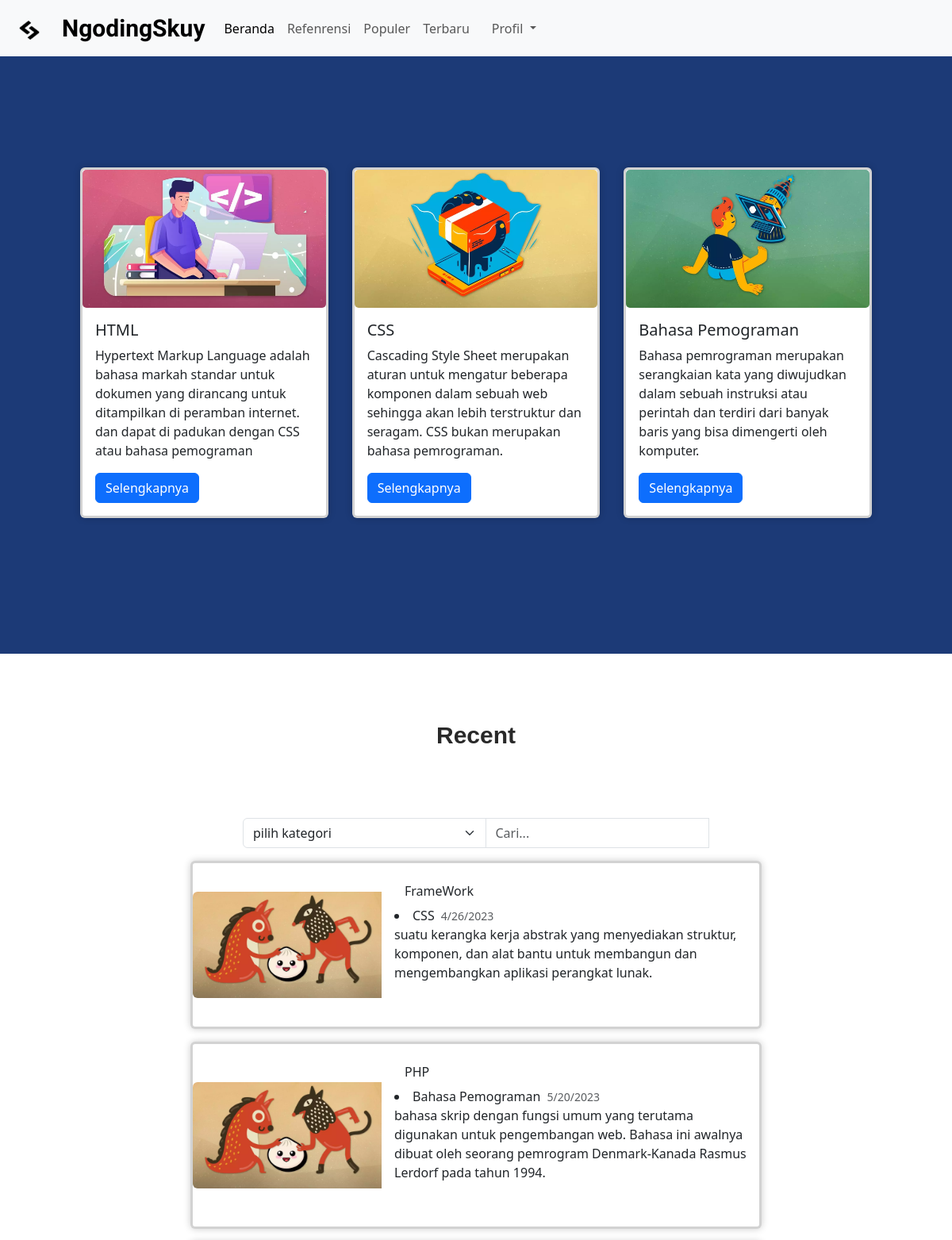
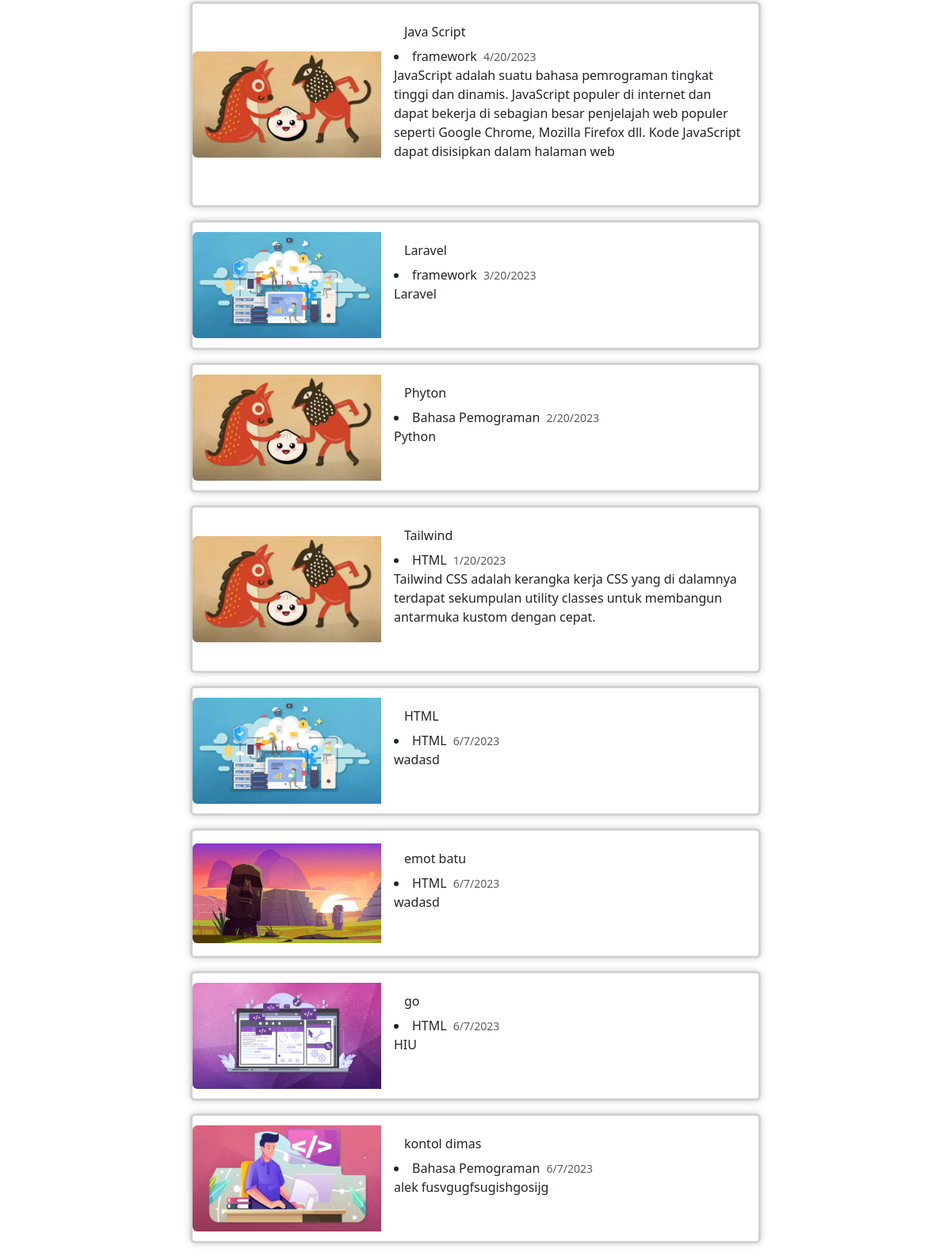
The app's page /detail.php with its own data (2 pictures, top to bottom).
### tables this page shows
CREATE TABLE `tampilan` (
  `id` int NOT NULL,
  `gambar` varchar(255) NOT NULL,
  `judul` varchar(60) NOT NULL,
  `isi` text NOT NULL,
  `isi2` text NOT NULL,
  `isi3` text NOT NULL,
  `isi4` text NOT NULL
);

CREATE TABLE `detail` (
  `id` int NOT NULL,
  `gambar` varchar(60) NOT NULL,
  `judul` varchar(60) NOT NULL,
  `waktu` varchar(60) NOT NULL,
  `isi` text NOT NULL,
  `id_kategori` int NOT NULL
);

CREATE TABLE `kategori` (
  `id_kategori` int NOT NULL,
  `kategori` varchar(255) NOT NULL
);

### functions.php (called while the page is built, shortened)
<?php
function koneksi()
{
  return mysqli_connect('localhost', 'root', '', 'tubes');
}
function query($query)
{
  $conn = koneksi();
  $result = mysqli_query($conn, $query);
  $rows = [];
  while ($row = mysqli_fetch_assoc($result)) {
    $rows[] = $row;
  }
  return $rows;
}
?>

### detail.php (the view, shortened to what this page needs)
<?php
require('navigasi.php');
require('functions.php');
$detail=query("SELECT * FROM detail NATURAL JOIN kategori");
$page = query("SELECT * FROM tampilan ");
?>
<!doctype html>
<html lang="en">
  <head>
    <link href="https://cdn.jsdelivr.net/npm/bootstrap@5.3.0-alpha3/dist/css/bootstrap.min.css" rel="stylesheet">
    <link rel="stylesheet" href="css/style.css">
  </head>
  <body class="overflow-x-hidden">
  <div class="bg hide-on-mobile">
    <div class="row justify-content-center mt-3 hide-on-mobile">
        <?php
        $count = 1;
        foreach ($page as $p) :
            if ($count <= 3) {
                ?>
                <div class="col-sm-3 mb-3 mb-sm-0">
                    <div class="card">
                        <img src="asset/<?=$p['gambar']; ?>" class="card-img" alt="tesla">
                        <div class="card-body">
                            <h5 class="card-title"><?=$p['judul']; ?></h5>
                            <p class="card-text"><?=$p['isi']; ?></p>
                            <a href="isi_page.php?id=<?=$p['id']; ?>" class="btn btn-primary">Selengkapnya</a>
                        </div>
                    </div>
                </div>
                <?php
            }
            $count++;
        endforeach;
        ?>
    </div>
</div>
   <p class="p1">Recent</p>
   <div class="row">
  <div class="col-md-6">
    <form action="" method="GET">
      <div class="input-group mb-3 my-3">
        <select class="form-select col-md-4" name="kategori" id="kategori" aria-label="Floating label select example">
          <option selected>pilih kategori</option>
        </select>
        <input type="search" class="form-control col-md-8" placeholder="Cari..." aria-label="Recipient's username" aria-describedby="button-addon2" name="keyword" id="keyword" autofocus autocomplete="off">
      </div>
    </form>
  </div>
   </div>
<div id="search-container">
    <?php foreach ($detail as $d) : ?>
      <div class="card mb-3 card-detail">
        <div class="row g-0">
          <div class="col-md-4">
            <img src="asset/<?=$d['gambar']; ?>" class="img-fluid rounded-start" alt="...">
          </div>
          <div class="col-md-8">
            <div class="card-body">
            <a href="isi_detail.php?id=<?=$d['id']; ?>" class="btn link-color"><?=$d['judul']; ?></a>
              <div>
                <li>
                  <?=$d['kategori']; ?>
                  <span class="card-text mx-1"><small class="text-body-secondary"><?=$d['waktu']; ?></small></span>
                </li>
              </div>
              <p class="card-text"><?=$d['isi']; ?></p>
              <br>
            </div>
          </div>
        </div>
      </div>
    <?php endforeach; ?>
  </div>
  </body>
</html>

### css/style.css (style rules this page uses)
body, html { max-width: 100%; width: 100%; }
.card { border-width: 3px; }
.row { display: flex; justify-content: center; align-items: center; flex-wrap: wrap; }
.col-sm-3 { flex: 0 0 28%; max-width: 28%; padding: 0 15px; }
.bg { background-color: #1c3a77; width: 100%; height: 100vh; display: flex; justify-content: center; align-items: center; }
.card-detail { max-width: 60%; display: flex; justify-content: center; align-items: center; margin: auto; }
.p1 { text-align: center; font-family: Arial, Helvetica, sans-serif; margin-top: 50px; color: rgb(41, 41, 41); font-size: 30px; font-weight: bold; padding-top: 30px; padding-bottom: 50px; }
.card { box-shadow: 0 0 10px rgba(0, 0, 0, 0.2); }

### records on screen
tampilan: gambar (picture), judul "HTML", isi "Hypertext Markup Language adalah bahasa markah standar untuk dokumen yang dirancang untuk ditampilkan di peramban internet. dan dapat di padukan dengan CSS atau bahasa pemograman"
tampilan: gambar (picture), judul "CSS", isi "Cascading Style Sheet merupakan aturan untuk mengatur beberapa komponen dalam sebuah web sehingga akan lebih terstruktur dan seragam. CSS bukan merupakan bahasa pemrograman."
tampilan: gambar (picture), judul "Bahasa Pemograman", isi "Bahasa pemrograman merupakan serangkaian kata yang diwujudkan dalam sebuah instruksi atau perintah dan terdiri dari banyak baris yang bisa dimengerti oleh komputer."
detail: gambar (picture), judul "FrameWork", id_kategori.kategori "CSS", waktu "4/26/2023", isi "suatu kerangka kerja abstrak yang menyediakan struktur, komponen, dan alat bantu untuk membangun dan mengembangkan aplikasi perangkat lunak."
detail: gambar (picture), judul "PHP", id_kategori.kategori "Bahasa Pemograman", waktu "5/20/2023", isi "bahasa skrip dengan fungsi umum yang terutama digunakan untuk pengembangan web. Bahasa ini awalnya dibuat oleh seorang pemrogram Denmark-Kanada Rasmus Lerdorf pada tahun 1994."
detail: gambar (picture), judul "Java Script", id_kategori.kategori "framework", waktu "4/20/2023", isi "JavaScript adalah suatu bahasa pemrograman tingkat tinggi dan dinamis. JavaScript populer di internet dan dapat bekerja di sebagian besar penjelajah web populer seperti Google Chrome, Mozilla Firefox dll. Kode JavaScript dapat disisipkan dalam halaman web"
detail: gambar (picture), judul "Laravel", id_kategori.kategori "framework", waktu "3/20/2023", isi "Laravel"
detail: gambar (picture), judul "Phyton", id_kategori.kategori "Bahasa Pemograman", waktu "2/20/2023", isi "Python"
detail: gambar (picture), judul "Tailwind", id_kategori.kategori "HTML", waktu "1/20/2023", isi "Tailwind CSS adalah kerangka kerja CSS yang di dalamnya terdapat sekumpulan utility classes untuk membangun antarmuka kustom dengan cepat."
detail: gambar (picture), judul "HTML", id_kategori.kategori "HTML", waktu "6/7/2023", isi "wadasd"
detail: gambar (picture), judul "emot batu", id_kategori.kategori "HTML", waktu "6/7/2023", isi "wadasd"
detail: gambar (picture), judul "go", id_kategori.kategori "HTML", waktu "6/7/2023", isi "HIU"
detail: gambar (picture), judul "kontol dimas", id_kategori.kategori "Bahasa Pemograman", waktu "6/7/2023", isi "alek fusvgugfsugishgosijg"
